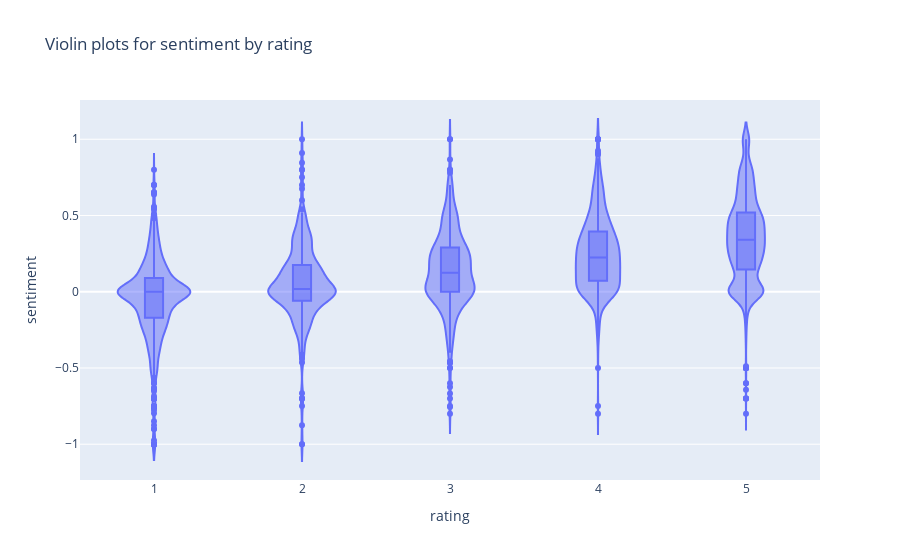

Source (notebook cell):
### Code cell
px.violin(df, x='rating', y='sentiment', title="Violin plots for sentiment by rating", box=True).show()

### Figure 1 — Plotly figure (JSON) as saved in the notebook; plotly's stock layout.template omitted (floating-point values rounded to 4 significant figures; data arrays with more than 128 entries replaced by an {"elided": "..."} marker saying what was removed)
{"data": [{"alignmentgroup": "True", "box": {"visible": true}, "hovertemplate": "rating=%{x}<br>sentiment=%{y}<extra></extra>", "legendgroup": "", "marker": {"color": "#636efa"}, "name": "", "offsetgroup": "", "orientation": "v", "scalegroup": "True", "showlegend": false, "type": "violin", "x": {"elided": "7015 int values"}, "x0": " ", "xaxis": "x", "y": {"elided": "7015 float values"}, "y0": " ", "yaxis": "y"}], "layout": {"legend": {"tracegroupgap": 0}, "title": {"text": "Violin plots for sentiment by rating"}, "violinmode": "group", "xaxis": {"anchor": "y", "domain": [0, 1], "title": {"text": "rating"}}, "yaxis": {"anchor": "x", "domain": [0, 1], "title": {"text": "sentiment"}}}}
